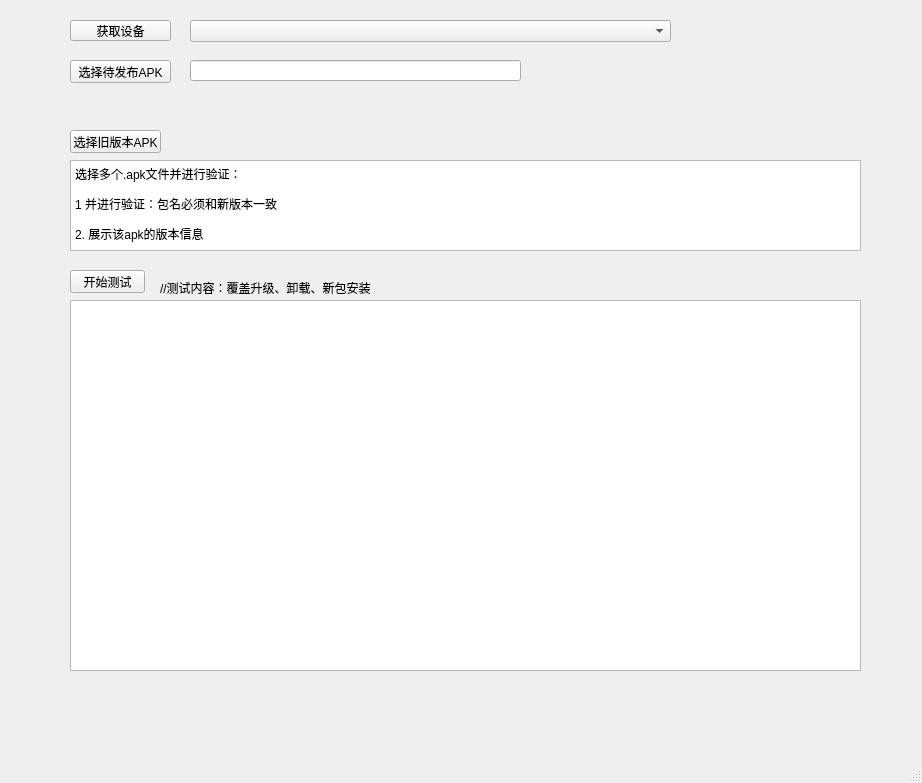
<?xml version="1.0" encoding="UTF-8"?>
<ui version="4.0">
 <class>MainWindow</class>
 <widget class="QMainWindow" name="MainWindow">
  <property name="geometry">
   <rect>
    <x>0</x>
    <y>0</y>
    <width>922</width>
    <height>783</height>
   </rect>
  </property>
  <property name="windowTitle">
   <string>MainWindow</string>
  </property>
  <widget class="QWidget" name="centralwidget">
   <widget class="QTextEdit" name="textEdit">
    <property name="geometry">
     <rect>
      <x>70</x>
      <y>160</y>
      <width>791</width>
      <height>91</height>
     </rect>
    </property>
    <property name="font">
     <font>
      <pointsize>9</pointsize>
     </font>
    </property>
    <property name="html">
     <string>&lt;!DOCTYPE HTML PUBLIC &quot;-//W3C//DTD HTML 4.0//EN&quot; &quot;http://www.w3.org/TR/REC-html40/strict.dtd&quot;&gt;
&lt;html&gt;&lt;head&gt;&lt;meta name=&quot;qrichtext&quot; content=&quot;1&quot; /&gt;&lt;style type=&quot;text/css&quot;&gt;
p, li { white-space: pre-wrap; }
&lt;/style&gt;&lt;/head&gt;&lt;body style=&quot; font-family:'SimSun'; font-size:9pt; font-weight:400; font-style:normal;&quot;&gt;
&lt;p style=&quot; margin-top:0px; margin-bottom:0px; margin-left:0px; margin-right:0px; -qt-block-indent:0; text-indent:0px;&quot;&gt;选择多个.apk文件并进行验证：&lt;/p&gt;
&lt;p style=&quot; margin-top:12px; margin-bottom:12px; margin-left:0px; margin-right:0px; -qt-block-indent:0; text-indent:0px;&quot;&gt;1 并进行验证：包名必须和新版本一致&lt;/p&gt;
&lt;p style=&quot; margin-top:12px; margin-bottom:12px; margin-left:0px; margin-right:0px; -qt-block-indent:0; text-indent:0px;&quot;&gt;2. 展示该apk的版本信息&lt;/p&gt;&lt;/body&gt;&lt;/html&gt;</string>
    </property>
   </widget>
   <widget class="QLabel" name="label_2">
    <property name="geometry">
     <rect>
      <x>160</x>
      <y>280</y>
      <width>351</width>
      <height>16</height>
     </rect>
    </property>
    <property name="text">
     <string>//测试内容：覆盖升级、卸载、新包安装</string>
    </property>
   </widget>
   <widget class="QPushButton" name="btn_chooseold">
    <property name="geometry">
     <rect>
      <x>70</x>
      <y>130</y>
      <width>91</width>
      <height>23</height>
     </rect>
    </property>
    <property name="toolTip">
     <string>&lt;html&gt;&lt;head/&gt;&lt;body&gt;&lt;p&gt;&lt;br/&gt;&lt;/p&gt;&lt;/body&gt;&lt;/html&gt;</string>
    </property>
    <property name="whatsThis">
     <string>&lt;html&gt;&lt;head/&gt;&lt;body&gt;&lt;p&gt;&lt;br/&gt;&lt;/p&gt;&lt;/body&gt;&lt;/html&gt;</string>
    </property>
    <property name="text">
     <string>选择旧版本APK</string>
    </property>
   </widget>
   <widget class="QPushButton" name="btn_start">
    <property name="geometry">
     <rect>
      <x>70</x>
      <y>270</y>
      <width>75</width>
      <height>23</height>
     </rect>
    </property>
    <property name="text">
     <string>开始测试</string>
    </property>
   </widget>
   <widget class="QPushButton" name="btn_choosenew">
    <property name="geometry">
     <rect>
      <x>70</x>
      <y>60</y>
      <width>101</width>
      <height>23</height>
     </rect>
    </property>
    <property name="text">
     <string>选择待发布APK</string>
    </property>
   </widget>
   <widget class="QLineEdit" name="lineEdit">
    <property name="geometry">
     <rect>
      <x>190</x>
      <y>60</y>
      <width>331</width>
      <height>21</height>
     </rect>
    </property>
    <property name="text">
     <string/>
    </property>
   </widget>
   <widget class="QTableWidget" name="tableWidget">
    <property name="geometry">
     <rect>
      <x>70</x>
      <y>300</y>
      <width>791</width>
      <height>371</height>
     </rect>
    </property>
    <property name="editTriggers">
     <set>QAbstractItemView::DoubleClicked</set>
    </property>
    <property name="alternatingRowColors">
     <bool>false</bool>
    </property>
    <property name="gridStyle">
     <enum>Qt::NoPen</enum>
    </property>
    <property name="rowCount">
     <number>3</number>
    </property>
    <property name="columnCount">
     <number>5</number>
    </property>
    <attribute name="horizontalHeaderVisible">
     <bool>false</bool>
    </attribute>
    <attribute name="horizontalHeaderCascadingSectionResizes">
     <bool>true</bool>
    </attribute>
    <attribute name="horizontalHeaderHighlightSections">
     <bool>true</bool>
    </attribute>
    <attribute name="horizontalHeaderShowSortIndicator" stdset="0">
     <bool>false</bool>
    </attribute>
    <attribute name="horizontalHeaderStretchLastSection">
     <bool>false</bool>
    </attribute>
    <attribute name="verticalHeaderVisible">
     <bool>false</bool>
    </attribute>
    <attribute name="verticalHeaderHighlightSections">
     <bool>true</bool>
    </attribute>
    <row/>
    <row/>
    <row/>
    <column/>
    <column/>
    <column/>
    <column/>
    <column/>
   </widget>
   <widget class="QComboBox" name="combo_devices">
    <property name="geometry">
     <rect>
      <x>190</x>
      <y>20</y>
      <width>481</width>
      <height>22</height>
     </rect>
    </property>
   </widget>
   <widget class="QPushButton" name="btn_getdevices">
    <property name="geometry">
     <rect>
      <x>70</x>
      <y>20</y>
      <width>101</width>
      <height>21</height>
     </rect>
    </property>
    <property name="text">
     <string>获取设备</string>
    </property>
   </widget>
   <widget class="QWidget" name="horizontalLayoutWidget">
    <property name="geometry">
     <rect>
      <x>70</x>
      <y>90</y>
      <width>791</width>
      <height>22</height>
     </rect>
    </property>
    <layout class="QHBoxLayout" name="horizontalLayout">
     <item>
      <widget class="QLabel" name="text_packagename">
       <property name="text">
        <string/>
       </property>
      </widget>
     </item>
     <item>
      <widget class="QLabel" name="label">
       <property name="text">
        <string/>
       </property>
      </widget>
     </item>
     <item>
      <widget class="QLabel" name="text_version">
       <property name="text">
        <string/>
       </property>
      </widget>
     </item>
     <item>
      <widget class="QLabel" name="text_startactivity">
       <property name="text">
        <string/>
       </property>
      </widget>
     </item>
    </layout>
   </widget>
   <widget class="QLabel" name="text_systemlogpath">
    <property name="geometry">
     <rect>
      <x>70</x>
      <y>690</y>
      <width>791</width>
      <height>16</height>
     </rect>
    </property>
    <property name="text">
     <string/>
    </property>
    <property name="textFormat">
     <enum>Qt::RichText</enum>
    </property>
   </widget>
   <widget class="QLabel" name="text_loggerpath">
    <property name="geometry">
     <rect>
      <x>70</x>
      <y>710</y>
      <width>791</width>
      <height>16</height>
     </rect>
    </property>
    <property name="text">
     <string/>
    </property>
   </widget>
  </widget>
  <widget class="QMenuBar" name="menubar">
   <property name="geometry">
    <rect>
     <x>0</x>
     <y>0</y>
     <width>922</width>
     <height>23</height>
    </rect>
   </property>
  </widget>
  <widget class="QStatusBar" name="statusbar"/>
 </widget>
 <resources/>
 <connections/>
</ui>
